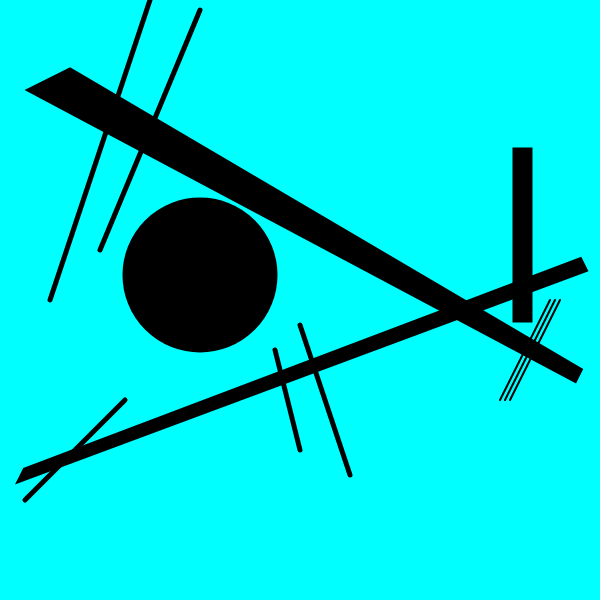
Frame 1 (no input)
Frame 60 (no input): identical to frame 1, image omitted
Frame 120 (the mouse pressed at the canvas centre since frame 60): identical to frame 1, image omitted

The p5.js sketch that drew this single still picture (run headless with seeded random() and noise() and a simulated clock; from frame 60 on, the mouse is pressed at the canvas centre):

// p5.js sketch
// ── sketch.js
function setup()
{
	//create your canvas here
	createCanvas(600, 600);
}

function draw()
{
	//do your drawing here
	background('cyan');
	fill('black');
	strokeWeight(5)
	ellipse(200, 275, 150, 150);
	quad(575, 380, 580, 370, 70, 70, 30, 90);
	quad(20, 480, 25, 470, 580, 260, 585, 270);
	quad(515, 150, 530, 150, 530, 320, 515, 320);
	line(150, 0, 50, 300);
	line(200, 10, 100, 250);
	line(25, 500, 125, 400);
	line(300, 450, 275, 350);
	line(350, 475, 300, 325);
	strokeWeight(2)
	line(550, 300, 500, 400);
	line(555, 300, 505, 400);
	line(560, 300, 510, 400);
}
